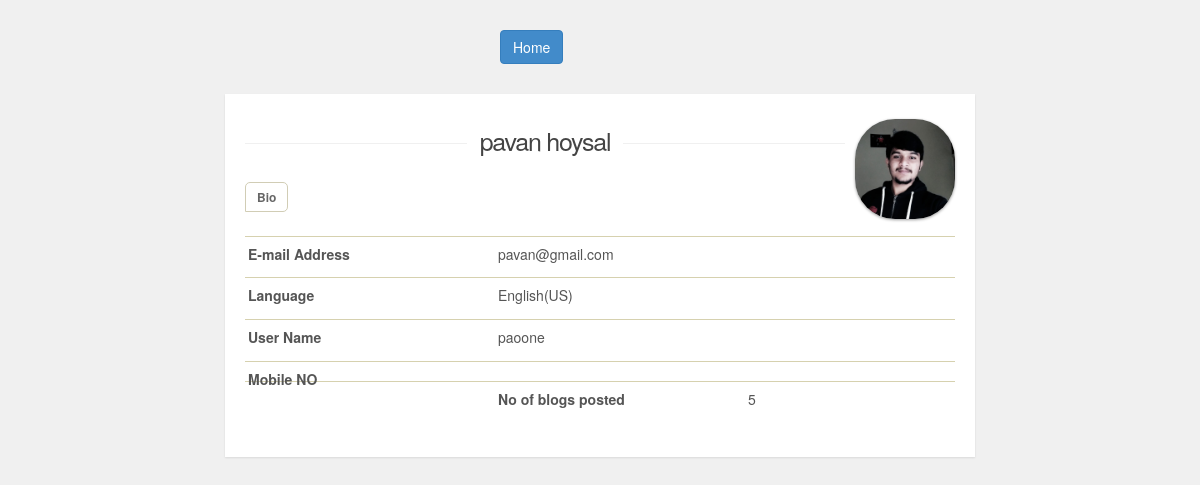
The app's page /profile.php (signed in) with its own data.
### tables this page shows
CREATE TABLE IF NOT EXISTS `users` (
`uid` int(20) NOT NULL,
  `fname` varchar(20) NOT NULL,
  `lname` varchar(20) DEFAULT NULL,
  `uname` varchar(20) NOT NULL,
  `password` varchar(30) NOT NULL,
  `email` varchar(30) NOT NULL,
  `mobile` text,
  `admin` varchar(3) NOT NULL DEFAULT 'no' COMMENT 'priveleges',
  `PP` varchar(100) DEFAULT NULL
);

### profile.php (the view, shortened to what this page needs)
<?php
require_once("includes/common.php");
?>
<html lang="en">
<head>
    <link href="css/bootstrap.min.css" rel="stylesheet" type="text/css">
  <link rel="stylesheet" type="text/css" media="all" href="css/styles.css">
</head>
<body >
  <div class="col-lg-offset-5" style="padding-top:30px">
    <a href="index.php" ><button type="button" class="btn btn-primary">Home</button></a>
  </div>
  <?php
  $idd=$_SESSION['email'];
  $sql = "SELECT * FROM users WHERE email='$idd'";
  $result = mysqli_query($conn, $sql);
  $resultCheck = mysqli_num_rows($result);
  if ($resultCheck==0) {
    header("Location: ./index.php?profile=error");
    exit();
  }
  else{
    $row = mysqli_fetch_assoc($result);
    $eid=$row['email'];
    $fname=$row['fname'];
    $lname=$row['lname'];
    $uname=$row['uname'];
    $a=$row['PP'];
    $myid=$row['uid'];
    $mob=$row['mobile'];
    ?>
	 	<div id="w">
    <div id="content" class="clearfix">
      <div id="userphoto"><img src="<?php echo $a;?>"  style="height:100px; border-radius:40px; width:100px; border:0; padding:0px;  " alt="default"></div>
      <h1><?php echo $fname." ".$lname;?></h1>
      <nav id="profiletabs">
        <ul class="clearfix">
          <li><a href="javascript:change1()" class="sel">Bio</a></li>
        </ul>
      </nav>
       <section id="bio" style="display:block">
       	<p class="setting"><span>E-mail Address </span><?php echo $eid;?></p>
        <p class="setting"><span>Language </span> English(US)</p>
        <p class="setting"><span>User Name </span><?php echo $uname;?></p>
        <p class="setting"><span>Mobile NO</span><?php echo $mob;?></p>
        <p class="setting"><span>No of blogs posted </span><?php
        $sql1 = "SELECT count(aid) as total FROM articles WHERE uid='$myid'";
        $result1 = mysqli_query($conn, $sql1);
           $row1= mysqli_fetch_assoc($result1);
           echo $row1['total'];
          ?></p>
      </section>
    <?php } ?>
      </div>
  </div>
</body>
</html>

### css/styles.css (style rules this page uses)
html, body, div, span, applet, object, iframe, h1, h2, h3, h4, h5, h6, p, blockquote, pre, a, abbr, acronym, address, big, cite, code, del, dfn, em, img, ins, kbd, q, s, samp, small, strike, strong, sub, sup, tt, var, b, u, i, center, dl, dt, dd, ol, ul, li, fieldset, form, label, legend, table, caption, tbody, tfoot, thead, tr, th, td, article, aside, canvas, details, embed, figure, figcaption, footer, header, hgroup, menu, nav, output, ruby, section, summary, time, mark, audio, video { margin: 0; padding: 0; border: 0; font-size: 100%; font: inherit; vertical-align: baseline; outline: none; -webkit-font-smoothing: antialiased; -webkit-text-size-adjust: 100%; -ms-text-size-adjust: 100%; -webkit-box-sizing: border-box; -moz-box-sizing: border-box; box-sizing: border-box; }
html { overflow-y: scroll; }
body { background: #f0f0f0; font-family: 'Helvetica Neue', Helvetica, Arial, sans-serif; color: #313131; font-size: 62.5%; line-height: 1; }
article, aside, details, figcaption, figure, footer, header, hgroup, menu, nav, section { display: block; }
ol, ul { list-style: none; }
img { border: 0; max-width: 100%; }
h1 { font-family: 'Helvetica Neue', Helvetica, Arial, sans-serif; font-size: 2.5em; line-height: 1.5em; letter-spacing: -0.05em; margin-bottom: 20px; padding: .1em 0; color: #444; position: relative; overflow: hidden; white-space: nowrap; text-align: center; }
h1:before, h1:after { content: ""; position: relative; display: inline-block; width: 50%; height: 1px; vertical-align: middle; background: #f0f0f0; }
h1:before { left: -.5em; margin: 0 0 0 -50%; }
h1:after { left: .5em; margin: 0 -50% 0 0; }
p { display: block; font-size: 1.4em; line-height: 1.55em; margin-bottom: 22px; color: #555; }
a { color: #5a9352; text-decoration: none; }
#w { display: block; width: 750px; margin: 0 auto; padding-top: 30px; padding-bottom: 45px; }
#content { display: block; width: 100%; background: #fff; padding: 25px 20px; padding-bottom: 35px; -webkit-box-shadow: rgba(0, 0, 0, 0.1) 0px 1px 2px 0px; -moz-box-shadow: rgba(0, 0, 0, 0.1) 0px 1px 2px 0px; box-shadow: rgba(0, 0, 0, 0.1) 0px 1px 2px 0px; }
#userphoto { display: block; float: right; margin-left: 10px; margin-bottom: 8px; }
#userphoto img { display: block; padding: 2px; background: #fff; -webkit-box-shadow: 0 1px 3px rgba(0,0,0,0.4); -moz-box-shadow: 0 1px 3px rgba(0,0,0,0.4); box-shadow: 0 1px 3px rgba(0,0,0,0.4); }
#profiletabs { display: block; margin-bottom: 4px; height: 50px; }
#profiletabs ul { list-style: none; display: block; width: 70%; height: 50px; }
#profiletabs ul li a { display: block; float: left; padding: 8px 11px; font-size: 1.2em; font-weight: bold; background: #eae8db; color: #666; margin-right: 7px; border: 1px solid #fff; -webkit-border-radius: 5px; -webkit-border-bottom-left-radius: 0; -moz-border-radius: 5px; -moz-border-radius-bottomleft: 0; border-radius: 5px; border-bottom-left-radius: 0; }
#profiletabs ul li a.sel { background: #fff; border-color: #d1cdb5; }
.setting { display: block; font-weight: normal; padding: 7px 3px; border-top: 1px solid #d6d1af; margin-bottom: 5px; }
.setting span { float: left; width: 250px; font-weight: bold; }
.clearfix:after { content: "."; display: block; clear: both; visibility: hidden; line-height: 0; height: 0; }
.clearfix { display: inline-block; }

### records on screen
users: fname "pavan", lname "hoysal", email "pavan@gmail.com", uname "paoone"

### other values on screen
$row1['total'] "5"
